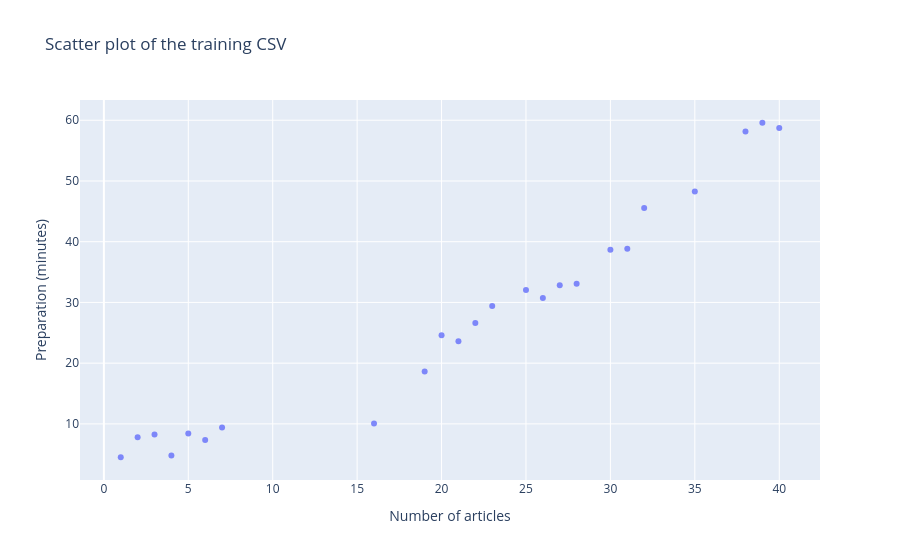

Notebook cell for this chart:
### Code cell
##### --------------------------
# Scatter plot of training data
##### --------------------------

# Scatter plot of the training CSV
fig = px.scatter(
    train, 
    x=x_name, 
    y=y_name, 
    hover_data=[id_name],
    opacity=0.8,
    labels=dic_label_name,
    title=train_title)
fig.show()

### Figure 1 — Plotly figure (JSON) as saved in the notebook; plotly's stock layout.template omitted (floating-point values rounded to 4 significant figures)
{"data": [{"customdata": [["TR001"], ["TR002"], ["TR003"], ["TR004"], ["TR005"], ["TR006"], ["TR007"], ["TR008"], ["TR009"], ["TR010"], ["TR011"], ["TR012"], ["TR013"], ["TR014"], ["TR015"], ["TR016"], ["TR017"], ["TR018"], ["TR019"], ["TR020"], ["TR021"], ["TR022"], ["TR023"], ["TR024"]], "hovertemplate": "Number of articles=%{x}<br>Preparation (minutes)=%{y}<br>Article ID=%{customdata[0]}<extra></extra>", "legendgroup": "", "marker": {"color": "#636efa", "opacity": 0.8, "symbol": "circle"}, "mode": "markers", "name": "", "orientation": "v", "showlegend": false, "type": "scatter", "x": [1, 2, 3, 4, 5, 6, 7, 16, 19, 20, 21, 22, 23, 25, 26, 27, 28, 30, 31, 32, 35, 38, 39, 40], "xaxis": "x", "y": [4.508, 7.801, 8.234, 4.811, 8.433, 7.367, 9.395, 10.05, 18.63, 24.6, 23.59, 26.6, 29.41, 32.06, 30.75, 32.83, 33.07, 38.69, 38.83, 45.53, 48.27, 58.13, 59.59, 58.73], "yaxis": "y"}], "layout": {"legend": {"tracegroupgap": 0}, "title": {"text": "Scatter plot of the training CSV"}, "xaxis": {"anchor": "y", "domain": [0, 1], "title": {"text": "Number of articles"}}, "yaxis": {"anchor": "x", "domain": [0, 1], "title": {"text": "Preparation (minutes)"}}}}
